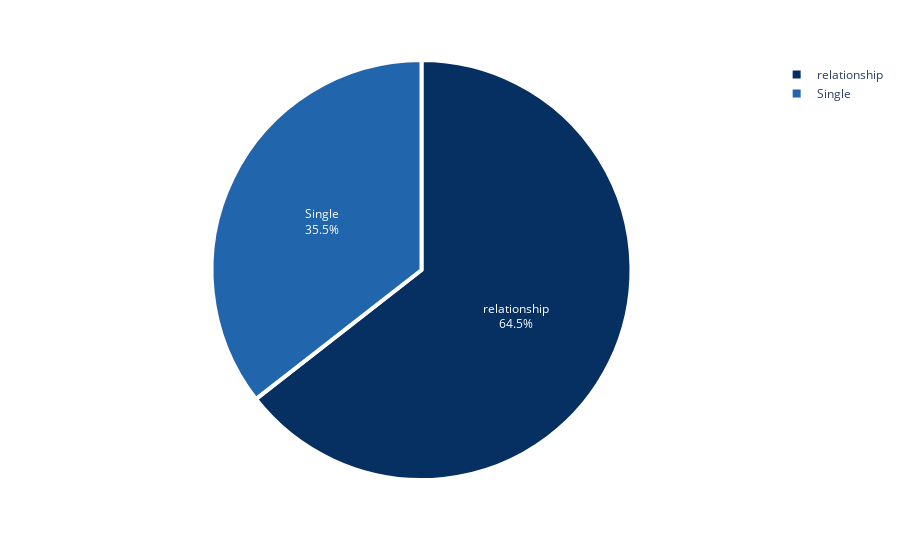

Notebook cell for this chart:
### Code cell
# PIE CHART THAT DESCRIBES NUMBER OF MARRIED AND UNMARRIED COUPLES IN DATA
maritalstatus = Data.Marital_Status.value_counts()

fig = px.pie(maritalstatus, 
             values = maritalstatus.values, 
             names = maritalstatus.index,
             color_discrete_sequence=px.colors.sequential.RdBu_r)
fig.update_traces(textposition='inside', textinfo='percent+label', 
                  marker = dict(line = dict(color = 'white', width = 4)))
fig.show()

### Figure 1 — Plotly figure (JSON) as saved in the notebook; plotly's stock layout.template omitted (floating-point values rounded to 4 significant figures)
{"data": [{"domain": {"x": [0, 1], "y": [0, 1]}, "hovertemplate": "index=%{label}<br>value=%{value}<extra></extra>", "labels": ["relationship", "Single"], "legendgroup": "", "marker": {"line": {"color": "white", "width": 4}}, "name": "", "showlegend": true, "textinfo": "percent+label", "textposition": "inside", "type": "pie", "values": [1444, 796]}], "layout": {"legend": {"tracegroupgap": 0}, "margin": {"t": 60}, "piecolorway": ["rgb(5,48,97)", "rgb(33,102,172)", "rgb(67,147,195)", "rgb(146,197,222)", "rgb(209,229,240)", "rgb(247,247,247)", "rgb(253,219,199)", "rgb(244,165,130)", "rgb(214,96,77)", "rgb(178,24,43)", "rgb(103,0,31)"]}}
